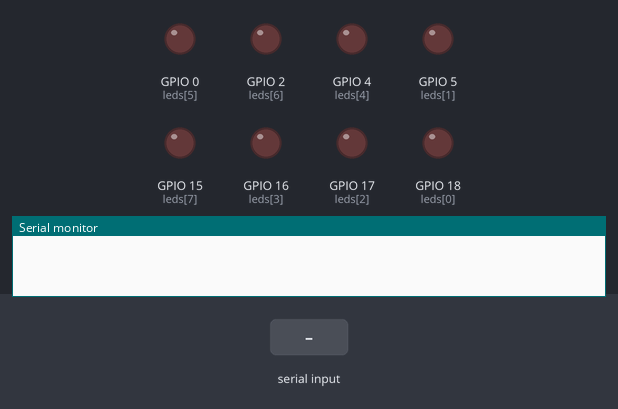
Bench run of a program on a simulated ESP32. On the bench: output pins drawn as LEDs (lit = HIGH), the last lines printed to the serial monitor. Inputs (shaded band) come from the test bench.

Above: at 1.2 s.
1.3 s: "1" received over Serial
At 3.4 s:
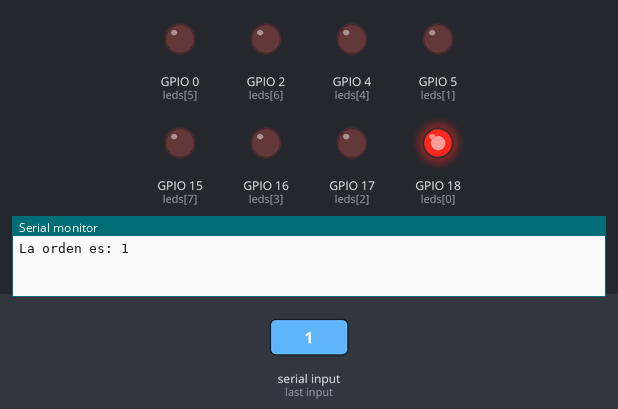
3.8 s: "0" received over Serial
At 5.3 s:
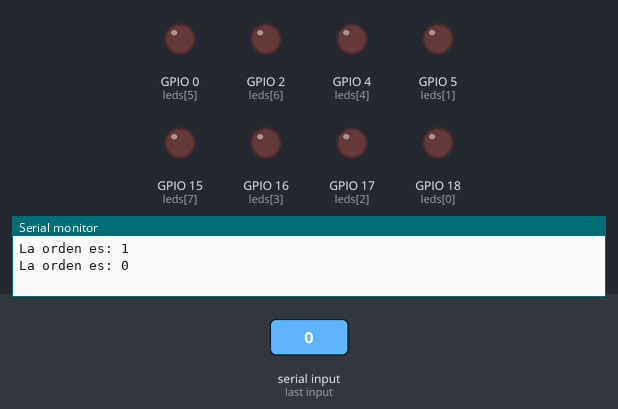
Timing chart, 0 to 6.8 s (numbered marks = the images above; inputs shaded):
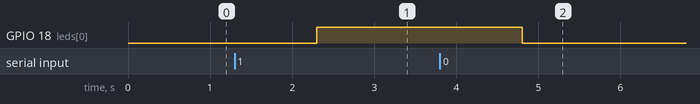

Measured:
- after the input at 1.3 s, GPIO 18 (leds[0]): LOW → HIGH after 1.0 s
- after the input at 3.8 s, GPIO 18 (leds[0]): HIGH → LOW after 1.0 s

The program:

main.cpp
```cpp
#include <Arduino.h>

const int BUFFER_SIZE = 8;
char buf[BUFFER_SIZE];
int leds[] =  {18, 5, 17, 16, 4, 0, 2, 15};

void setup() {
  Serial.begin(115200);
  for (byte i = 0; i < 8; i++){
  pinMode(leds[i], OUTPUT);}

}

void loop() {
  // check if data is available
  if (Serial.available() > 0) {    //pregunto si hay datos en el puerto serie

    int orden = Serial.readBytes(buf, BUFFER_SIZE); //leo los datos

    Serial.print("La orden es: ");
    for(int i = 0; i < orden; i++){
      Serial.print(buf[i]);
      Serial.println();

      if(buf[i] == '1')
      digitalWrite(leds[i], HIGH);
      else
      digitalWrite(leds[i], LOW);

    }

  }
}
```
